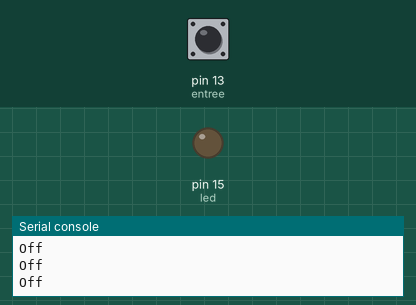
A program run on a simulated MicroPython board. Parts: output pins drawn as LEDs (lit = HIGH), the last lines printed to the serial console. Inputs (shaded band) come from the test bench; at power-on: pin 13 (entree) LOW.

Above: at 1.2 s.
1.3 s: pin 13 (entree) pulled HIGH for 0.15 s
At 1.37 s:
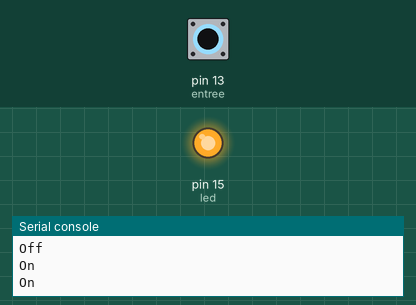
2.9 s: pin 13 (entree) pulled HIGH for 3.2 s
At 6.4 s:
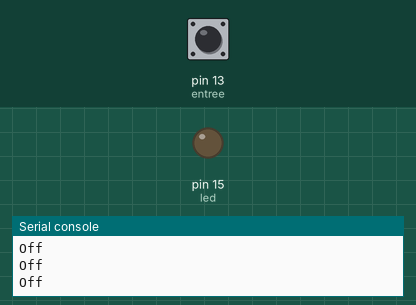
Timing chart, 0 to 7.9 s (numbered marks = the images above; inputs shaded):
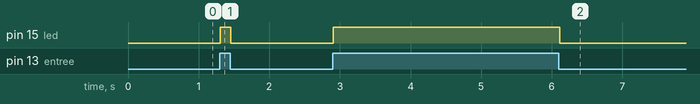

The program:

main.py
```python
# Surveiller un signal PWM généré par un Arduino.

# Le signal PWM sera stabilité par un condensateur.
import time
from machine import Pin

# Entrée:
entree = Pin(13, Pin.IN, Pin.PULL_DOWN)


# Sortie
led=Pin(15,Pin.OUT)
#create LED object from Pin 25,Set Pin 25 to output

while True:
    if entree.value() == 1:
        #Set led turn on
        led.value(1)
        print("On")
    else:
        #Set led turn off
        led.value(0)
        print("Off")
    time.sleep(0.05)
```

Measured:
- after the input at 1.3 s, pin 15 (led): LOW → HIGH at once, → LOW 0.15 s later
- after the input at 2.9 s, pin 15 (led): LOW → HIGH at once, → LOW 3.2 s later
